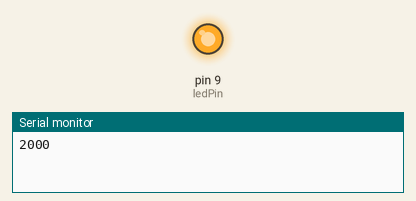
Bench run of a sketch on a simulated Arduino Uno, built with avr-gcc and run on an emulated ATmega328P. On the bench: output pins drawn as LEDs (lit = HIGH), the last lines printed to the serial monitor.

Above: at 0.1 s.
At 21.9 s:
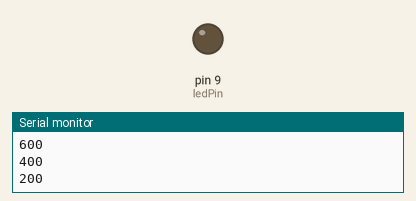
Timing chart, 0 to 23.4 s (numbered marks = the images above):
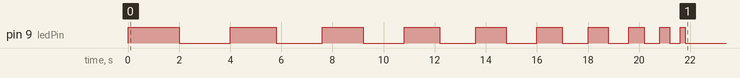

Measured:
- by itself, pin 9 (ledPin): LOW → HIGH at 0.00 s, → LOW 2.0 s later, → HIGH 2.0 s later, → LOW 1.8 s later, … (20 changes in this stretch)

The sketch:

Variable_LED_Blinker.ino
```cpp
//Cole Neal
//8/27/2019

int ledPin = 9;
int delayVar = 2000;

void setup() {
  pinMode(9, OUTPUT);
  Serial.begin(9600);
}

void loop() {
  if (delayVar > 0) {
    Serial.println(delayVar);
    digitalWrite(9, HIGH);
    delay(delayVar);
    digitalWrite(9, LOW);
    delay(delayVar);
    delayVar = delayVar - 200;
  }
}

//Void Setup is technically a function that you create at the top of each program, while void loop keeps running the same code inside of it until it is told to stop.
//A variable is a place to store a piece of data later in the program, you can refer to this variable by its name, at which point its value will be looked up and used.
//just to make sure that you are acctually doing it correctly.
//https://www.arduino.cc/en/Reference/VariableDeclaration.
//I need to make sure I change the Variable.
```
